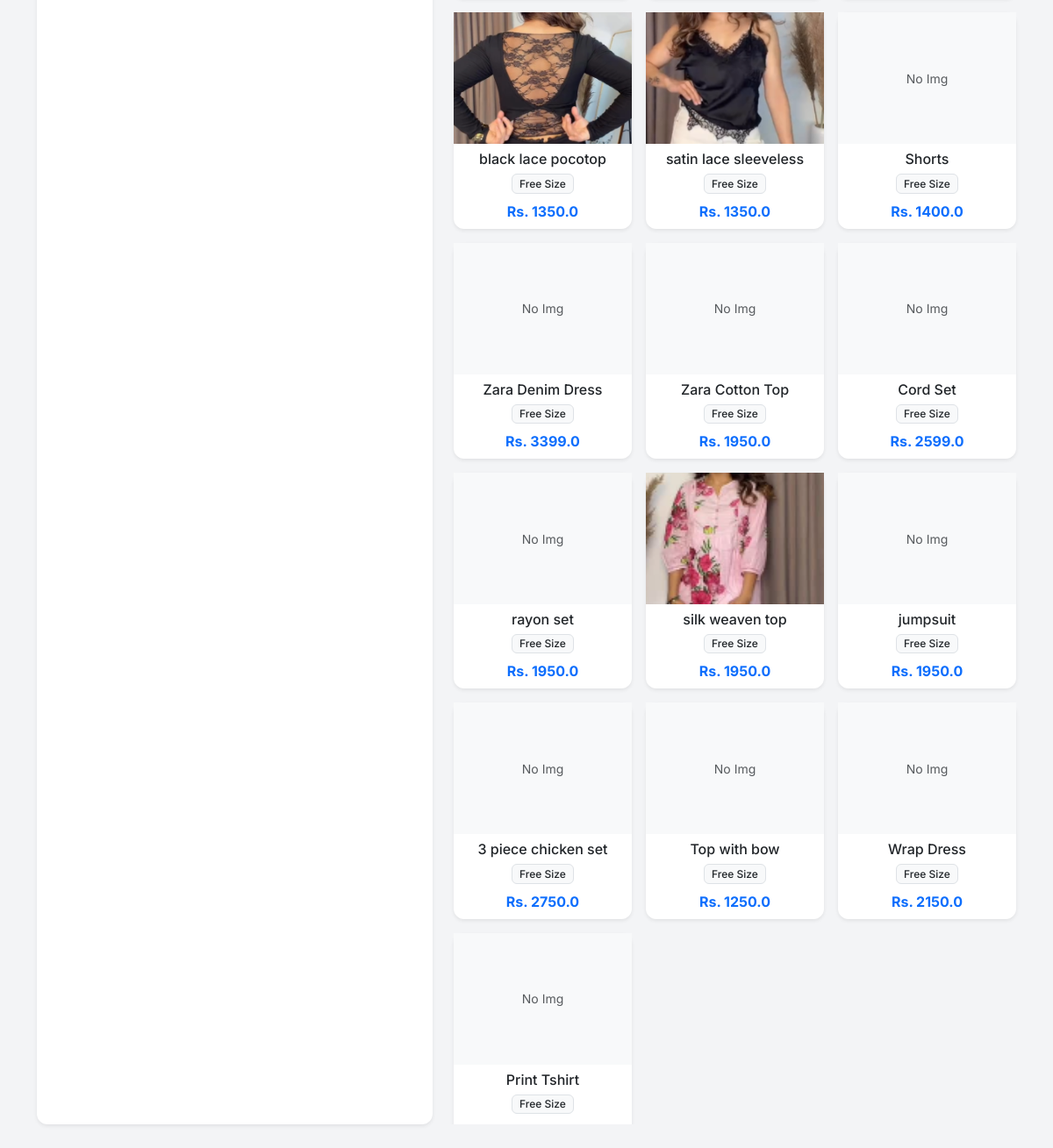
Page /edit_order/2 (lower part) on the earlier database version.
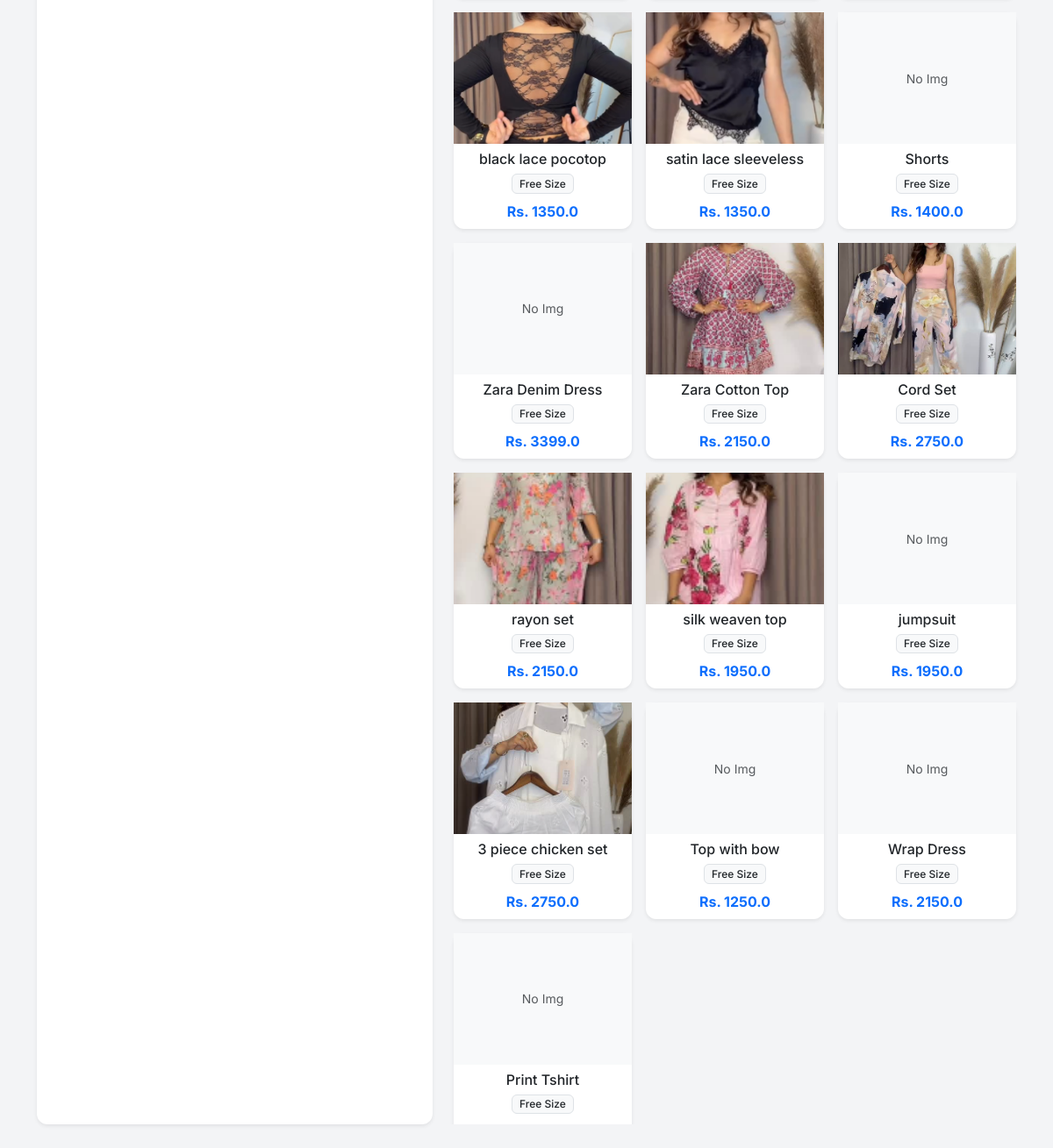
Same page on the later database version.
### app.py (models this page shows)
class Product(db.Model):
    id = db.Column(db.Integer, primary_key=True)
    sku = db.Column(db.String(50), unique=True, nullable=True)
    name = db.Column(db.String(100), nullable=False)
    size = db.Column(db.String(10), nullable=False)
    cost_price = db.Column(db.Float, default=0.0)
    price = db.Column(db.Float, nullable=False)
    stock = db.Column(db.Integer, default=0)
    image = db.Column(db.String(100), nullable=True)

### app.py (the view)
@app.route('/edit_order/<int:id>')
def edit_order_page(id):
    order = Order.query.get_or_404(id)
    products = Product.query.all()
    return render_template('edit_order.html', order=order, products=products)

### templates/edit_order.html (shortened to what this page needs)
{% extends "layout.html" %}
{% block content %}
<div class="row h-100">
    <div class="col-md-5">
        <div class="card shadow-sm h-100 border-warning">
            <div class="card-body d-flex flex-column">
            </div>
        </div>
    </div>
    <div class="col-md-7">
        <div class="row row-cols-1 row-cols-md-3 g-3" id="productGrid" style="max-height: 80vh; overflow-y: auto;">
            {% for p in products %}
            <div class="col product-card-col" data-name="{{ p.name.lower() }} {{ p.sku.lower() if p.sku else '' }}">
                <div class="card h-100 shadow-sm border-0" onclick="addToCart({{ p.id }}, '{{ p.name }}', '{{ p.size }}', {{ p.price }}, {{ p.stock }})" style="cursor: pointer;">
                    <div style="height: 150px; overflow: hidden; background-color: #f8f9fa;" class="d-flex align-items-center justify-content-center">
                        {% if p.image %}
                        <img src="{{ url_for('static', filename='uploads/' + p.image) }}" style="width: 100%; height: 100%; object-fit: cover;">
                        {% else %}
                        <span class="text-muted small">No Img</span>
                        {% endif %}
                    </div>
                    <div class="card-body p-2 text-center">
                        <h6 class="card-title mb-1 text-truncate">{{ p.name }}</h6>
                        <span class="badge bg-light text-dark border">{{ p.size }}</span>
                        <div class="mt-2 text-primary fw-bold">Rs. {{ p.price }}</div>
                    </div>
                </div>
            </div>
            {% endfor %}
        </div>
    </div>
</div>
{% endblock %}

Differences in the rows shown:
changed Product "Zara Cotton Top": image: picture added; price "1950.0" → "2150.0"; no longer shows "No Img"
changed Product "Cord Set": image: picture added; price "2599.0" → "2750.0"; no longer shows "No Img"
changed Product "rayon set": image: picture added; price "1950.0" → "2150.0"; no longer shows "No Img"
changed Product "3 piece chicken set": image: picture added; no longer shows "No Img"
